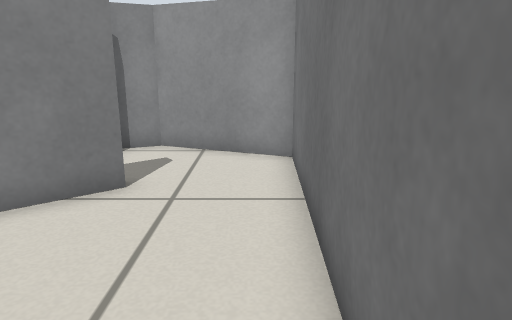
View 1 (above)

12 first-person views from a walk through a world built for the Gazebo simulator. The camera is 0.57 m above the floor, tilts 14° down and sees 70° across. The floor is counted in squares, 0.25 m on a side. Each view is taken from the middle of a square. On the plan, view 1 faces up. The plan holds only what a view shows up to about 20 squares ahead; the rest is blank. The place goes on beyond the plan.

View 2
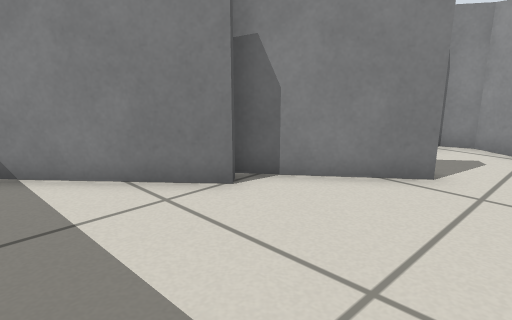

View 3
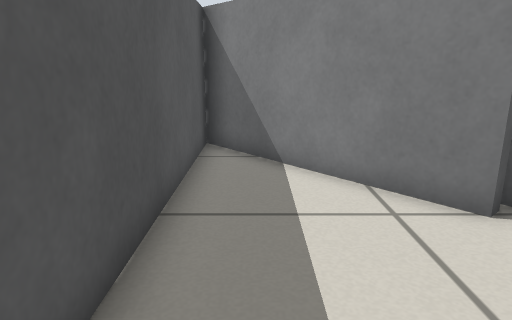

View 4
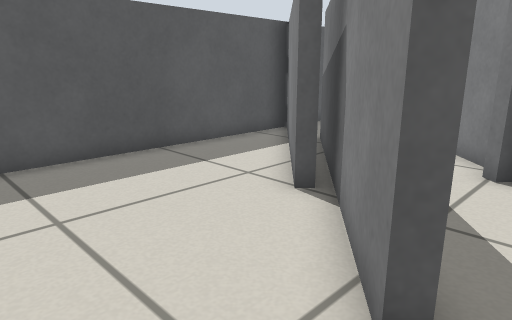

View 5
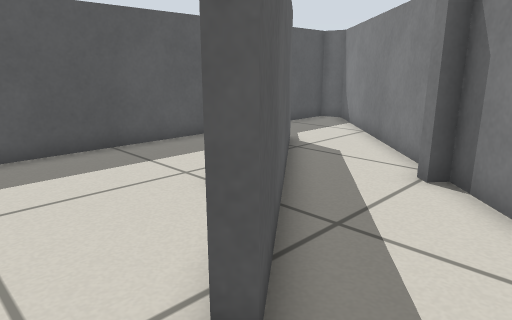

View 6
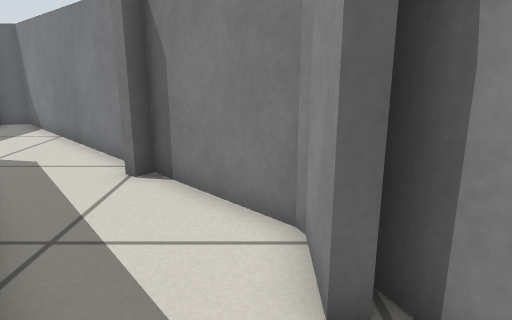

View 7
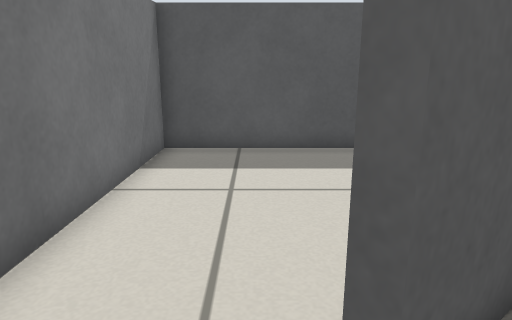

View 8
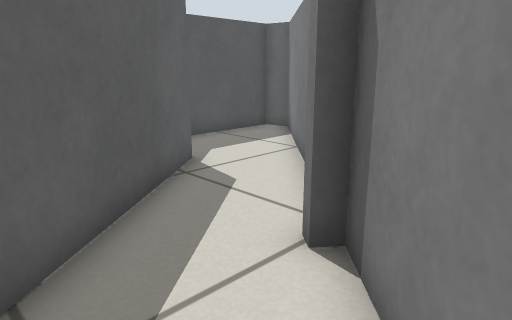

View 9
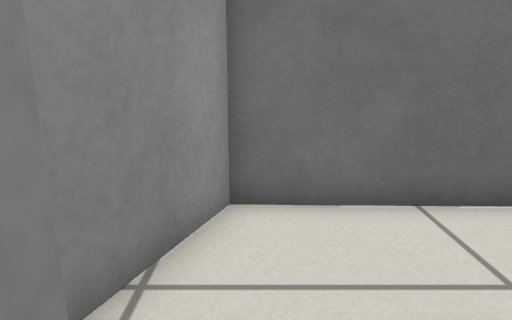

View 10
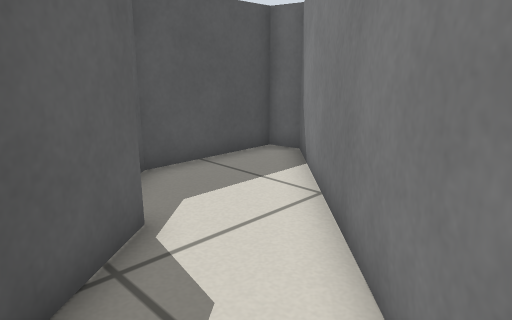

View 11
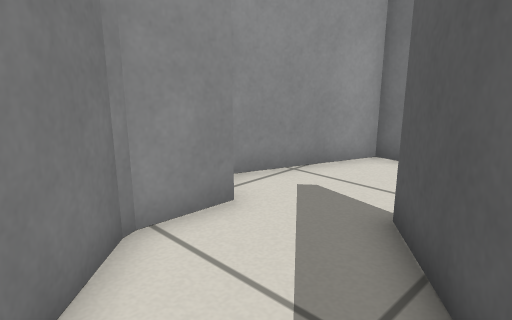

View 12
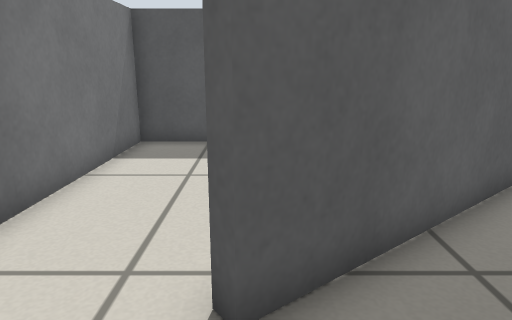

### Floor plan
Points are (right, up) in squares from view 1. A wall is a line through its corners. A room is listed if a view was taken in it or the views show most of it. See-through windows are left out.
Room 1 (views 1, 2, 3, 4, 5, 6, 7, 12)
walls: (-5.4, 3.7) (-11.3, -1.5) (0.7, -1.5) (1, 9.5) (-2.9, 11) (-4.5, 10.3); (-2.8, 7.2) (-2.6, 6.9) (-10.2, 0.9); (-3.9, 10.1) (-3.9, 9.6)
ways out: opening at (-3.5, 8.5) to room 2
Room 2 (views 8, 9, 10, 11)
walls: (-9.7, 6) (-12.8, 2.9); (-5.9, 9.7) (-8.9, 6.7) (-8.6, 6.4) (-8.9, 6); (-10.4, 1.2) (-2.8, 7.2); (-3.9, 9.6) (-5.8, 9.7) (-6, 9.6)
ways out: opening at (-3.5, 8.5) to room 1; opening at (-11.5, 2.5) to room 3
Room 3 (no view inside)
walls: (-12.8, 2.9) (-16.3, -0.5) (-16.1, -1.5) (-11.9, -1.5)
ways out: opening at (-11.5, 2.5) to room 2

Positions as (right, up) in squares from view 1, and headings:
1: (0, 0), facing up
2: (0, -1), facing up-left
3: (0, 0), facing left
4: (0, 8), facing down-left
5: (-1, 9), facing down-left
6: (-1, 9), facing left
7: (-2, 9), facing down
8: (-5, 9), facing down-left
9: (-5, 9), facing right
10: (-8, 6), facing down-left
11: (-8, 5), facing up-right
12: (-3, 10), facing down
